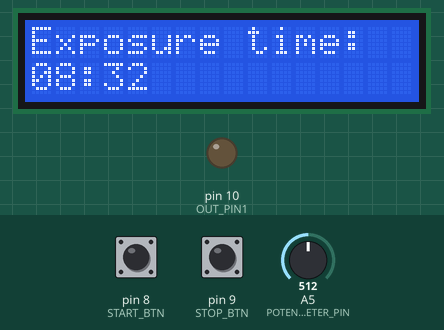
The sketch below on a simulated Arduino Uno, built with avr-gcc and run on an emulated ATmega328P. On the bench: 16×2 character LCD, output pins drawn as LEDs (lit = HIGH). Inputs (shaded band) come from the test bench; at power-on: pin 8 (START_BTN) HIGH, pin 9 (STOP_BTN) HIGH, A5 (POTENCIOMETER_PIN) = 512.

Above: at 1.2 s.
1.3 s: pin 8 (START_BTN) pulled LOW for 0.15 s
At 1.8 s:
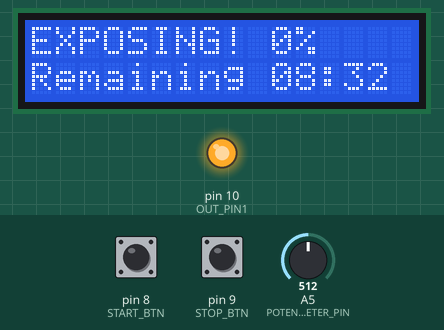
4.4 s: pin 9 (STOP_BTN) pulled LOW for 0.15 s
At 5.6 s:
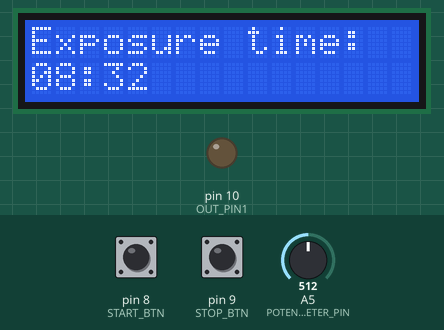
6.0 s: A5 (POTENCIOMETER_PIN) set to 716
At 7.2 s:
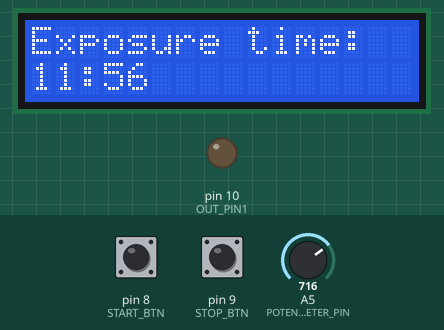
7.5 s: pin 8 (START_BTN) pulled LOW for 1 s
At 7.9 s:
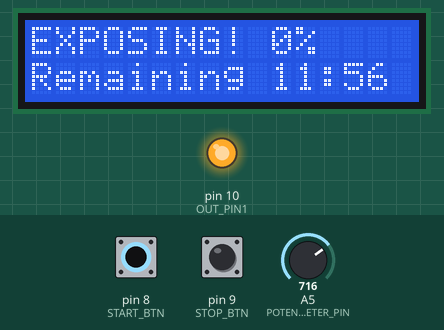
10.0 s: pin 9 (STOP_BTN) pulled LOW for 1 s
At 11.2 s:
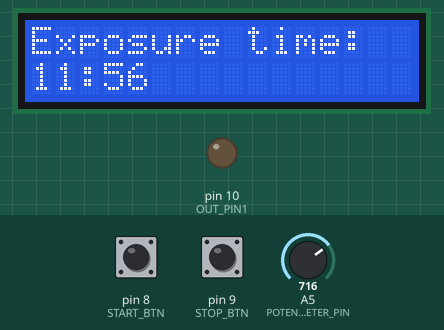
12.5 s: A5 (POTENCIOMETER_PIN) set to 900
At 13.9 s:
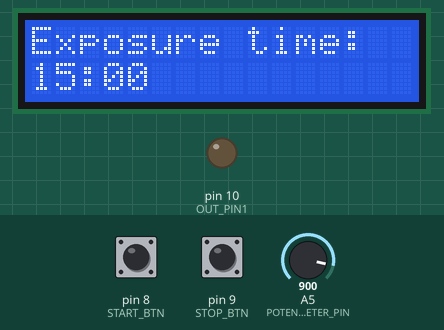
Timing chart, 0 to 15.0 s (numbered marks = the images above; inputs shaded):
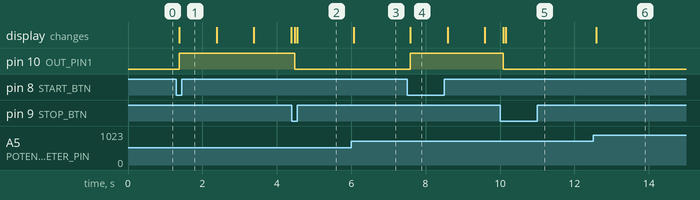

The sketch:

ExposureMachine.ino
```cpp
#include <LiquidCrystal.h>

#define POTENCIOMETER_PIN A5
#define START_BTN 8
#define STOP_BTN 9
#define OUT_PIN1 10
#define BEEPER_PIN A0
#define LCD_RW 2
#define LCD_E 3
#define LCD_D1 4
#define LCD_D2 5
#define LCD_D3 6
#define LCD_D4 7


LiquidCrystal lcd(LCD_RW, LCD_E, LCD_D1, LCD_D2, LCD_D3, LCD_D4);

void setup() {
  pinMode(POTENCIOMETER_PIN, INPUT);
  pinMode(OUT_PIN1, OUTPUT);
  pinMode(START_BTN, INPUT_PULLUP);
  pinMode(STOP_BTN, INPUT_PULLUP);
  lcd.begin(16, 2);
  lcd.print("Exposure time:");
}

void loop() {
  int pot = analogRead(POTENCIOMETER_PIN);
  lcd.setCursor(0, 1);
  ShowTime(pot);
  delay(100);

  if (digitalRead(START_BTN) == LOW) StartExposure(pot);
}

void StartExposure(int sek)
{
  lcd.clear();
  lcd.print("EXPOSING!");
  lcd.setCursor(0, 1);
  lcd.print("Remaining");
  digitalWrite(OUT_PIN1, HIGH);

  for (int i = 0; i < sek; i++)
  {
    int timeLeft = sek - i;
    lcd.setCursor(10, 0);
    lcd.print((int)(((double)i / (double)sek) * 100.0));
    lcd.print("%");
    lcd.setCursor(10, 1);
    ShowTime(timeLeft);
    for (int t = 0; t < 10; t++)
    {
      if (digitalRead(STOP_BTN) == LOW)
      {
        digitalWrite(OUT_PIN1, LOW);
        lcd.clear();
        lcd.begin(16, 2);
        lcd.print("Exposure time:");
        return;
      }
      delay(100);
    }
  }

  digitalWrite(OUT_PIN1, LOW);

  lcd.clear();
  lcd.print("DONE!");

  // play 3x beep at 2000 Hz
  for (int x = 0; x < 3; x++)
  {
    tone(BEEPER_PIN, 2000);
    delay(400);
    noTone(BEEPER_PIN);
    delay(100);
  }

  delay(3000);

  lcd.clear();
  lcd.print("Exposure time:");
}

void ShowTime(int sek)
{
  char strOut[3];
  formatTimeDigits(strOut, sek / 60);
  lcd.print(strOut);
  lcd.print(":");
  formatTimeDigits(strOut, sek % 60);
  lcd.print(strOut);
}

void formatTimeDigits(char strOut[3], int num)
{
  strOut[0] = '0' + (num / 10);
  strOut[1] = '0' + (num % 10);
  strOut[2] = '\0';
}
```

Measured:
- after the input at 1.3 s, pin 10 (OUT_PIN1): LOW → HIGH after 0.08 s; the display: changes after 0.08 s (image 1)
- after the input at 4.4 s, pin 10 (OUT_PIN1): HIGH → LOW after 0.09 s; the display: first changes after 0.09 s (image 2 shows a later state)
- after the input at 6.0 s, the display: changes after 0.07 s (image 3)
- after the input at 7.5 s, pin 10 (OUT_PIN1): LOW → HIGH after 0.09 s; the display: changes after 0.09 s (image 4)
- after the input at 10.0 s, pin 10 (OUT_PIN1): HIGH → LOW after 0.09 s; the display: first changes after 0.09 s (image 5 shows a later state)
- after the input at 12.5 s, the display: changes after 0.08 s (image 6)
